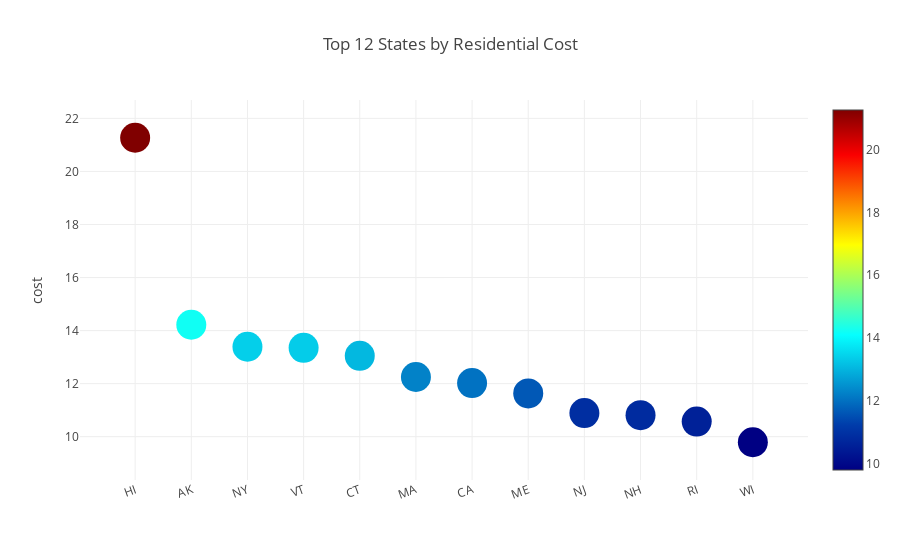

Source (notebook cell):
### Code cell
dff = dfnew.groupby('State').Residential.mean().to_frame().sort_values(by='Residential',
                                                    ascending=False)[:12].round(2)

trace = go.Scatter(
    x=dff.index,
    y=dff.Residential,
    mode='markers',
    marker=dict(
        sizemode = 'diameter',
        sizeref = 1,
        size = 30,
        color = dff.Residential.values,
        colorscale='Jet',
        showscale=True
    )
)

data = [trace]
layout = go.Layout(xaxis=dict(tickangle=-20),
    title='Top 12 States by Residential Cost ', 
                   yaxis = dict(title = 'cost')
)

fig = go.Figure(data=data, layout=layout)
py.iplot(fig)

### Figure 1 — Plotly figure (JSON) as saved in the notebook; plotly's stock layout.template omitted (floating-point values rounded to 4 significant figures)
{"data": [{"marker": {"color": [21.27, 14.22, 13.39, 13.35, 13.05, 12.25, 12.02, 11.63, 10.89, 10.81, 10.57, 9.79], "colorscale": "Jet", "showscale": true, "size": 30, "sizemode": "diameter", "sizeref": 1}, "mode": "markers", "type": "scatter", "uid": "3c38240a-8761-4325-957f-405d4f48ac9c", "x": ["HI", "AK", "NY", "VT", "CT", "MA", "CA", "ME", "NJ", "NH", "RI", "WI"], "y": [21.27, 14.22, 13.39, 13.35, 13.05, 12.25, 12.02, 11.63, 10.89, 10.81, 10.57, 9.79]}], "layout": {"title": {"text": "Top 12 States by Residential Cost "}, "xaxis": {"tickangle": -20}, "yaxis": {"title": {"text": "cost"}}}}
